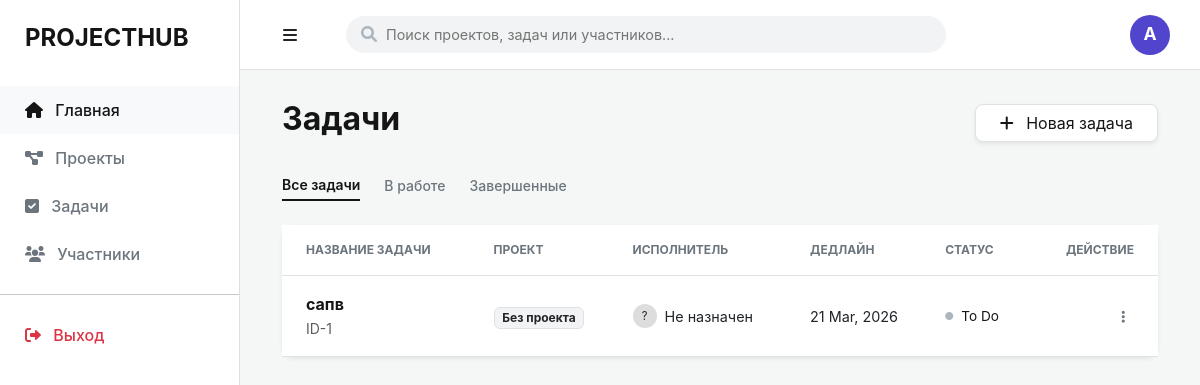
The page /tasks on the database its author committed.
### app/models/task.py (models this page shows)
class Task(Base):
    __tablename__ = "tasks"
    id = Column(Integer, primary_key=True, index=True)
    title = Column(String)
    status = Column(String, default="To Do")
    deadline = Column(Date, nullable=True)
    project_id = Column(Integer, ForeignKey("projects.id"))

### app/main.py (the view)
@app.get("/tasks", response_class=HTMLResponse)
async def tasks_page(request: Request, db: Session = Depends(get_db)):
    tasks = db.query(Task).all()
    projects = db.query(Project).all()
    return templates.TemplateResponse("tasks.html", {
        "request": request,
        "tasks": tasks,
        "projects": projects
    })

### templates/tasks.html (shortened to what this page needs)
{% extends "base.html" %}
{% block content %}
<div class="container-fluid">
    <div class="d-flex justify-content-between align-items-center mb-4">
        <h2 class="fw-bold" style="color: var(--neutral-dark);">Задачи</h2>
        <button class="btn border shadow-sm px-4" style="background: #ffffff; color: var(--neutral-dark); border-radius: 8px;">
            <i class="fas fa-plus me-2"></i> Новая задача
        </button>
    </div>
    <div class="d-flex gap-2 mb-4">
        <button class="btn btn-sm border-bottom pb-1 px-0 me-3 shadow-none active-filter" style="border: none; border-radius: 0; font-weight: 600; color: var(--neutral-dark); border-bottom: 2px solid var(--neutral-dark) !important;">Все задачи</button>
        <button class="btn btn-sm pb-1 px-0 me-3 shadow-none" style="border: none; color: var(--neutral-gray); font-weight: 500;">В работе</button>
        <button class="btn btn-sm pb-1 px-0 shadow-none" style="border: none; color: var(--neutral-gray); font-weight: 500;">Завершенные</button>
    </div>
    <div class="card border-0 shadow-sm" style="border-radius: 12px;">
        <div class="table-responsive">
            <table class="table align-middle mb-0" style="background: #ffffff;">
                <thead style="background: #f8f9fa;">
                    <tr>
                        <th class="ps-4 py-3" style="font-size: 0.75rem; text-transform: uppercase; color: var(--neutral-gray);">Название задачи</th>
                        <th class="py-3" style="font-size: 0.75rem; text-transform: uppercase; color: var(--neutral-gray);">Проект</th>
                        <th class="py-3" style="font-size: 0.75rem; text-transform: uppercase; color: var(--neutral-gray);">Исполнитель</th>
                        <th class="py-3" style="font-size: 0.75rem; text-transform: uppercase; color: var(--neutral-gray);">Дедлайн</th>
                        <th class="py-3" style="font-size: 0.75rem; text-transform: uppercase; color: var(--neutral-gray);">Статус</th>
                        <th class="pe-4 py-3 text-end" style="font-size: 0.75rem; text-transform: uppercase; color: var(--neutral-gray);">Действие</th>
                    </tr>
                </thead>
                <tbody>
    {% for task in tasks %}
    <tr class="border-bottom">
        <td class="ps-4 py-3">
            <div class="fw-bold" style="color: var(--neutral-dark);">{{ task.title }}</div>
            <small class="text-muted">ID-{{ task.id }}</small>
        </td>
        <td>
            <span class="badge border text-dark font-weight-normal" style="background: #f1f3f4; border-radius: 6px;">
                {{ task.project.title if task.project else 'Без проекта' }}
            </span>
        </td>
        <td>
            <div class="d-flex align-items-center">
                <div class="rounded-circle me-2" style="width: 24px; height: 24px; background: #ddd; display: flex; align-items: center; justify-content: center; font-size: 0.7rem;">
                    {{ task.owner.username[0] if task.owner else '?' }}
                </div>
                <span style="font-size: 0.9rem;">{{ task.owner.username if task.owner else 'Не назначен' }}</span>
            </div>
        </td>
        <td style="font-size: 0.9rem;">
            {{ task.deadline.strftime('%d %b, %Y') if task.deadline else 'Нет даты' }}
        </td>
        <td>
            <span class="d-flex align-items-center" style="font-size: 0.85rem; color: #151516;">
                <i class="fas fa-circle me-2" style="font-size: 0.5rem; color: #adb5bd;"></i>
                {{ task.status }}
            </span>
        </td>
        <td class="pe-4 text-end">
            <button class="btn btn-sm text-secondary"><i class="fas fa-ellipsis-v"></i></button>
        </td>
    </tr>
    {% else %}
    <tr>
        <td colspan="6" class="text-center py-5 text-muted">Задач пока нет. Создайте первую!</td>
    </tr>
    {% endfor %}
</tbody>
            </table>
        </div>
    </div>
</div>
{% endblock %}

### templates/base.html (style rules this page uses)
:root { --sidebar-width: 240px; --topbar-height: 70px; --neutral-dark: #151516; --neutral-gray: #6c757d; }
body { background-color: #f4f7f6; font-family: 'Inter', sans-serif; margin: 0; overflow-x: hidden; }

### rows shown on the page
Task: title "сапв", id "1", project "Без проекта", owner "?", owner "Не назначен", deadline "21 Mar, 2026", status "To Do"
